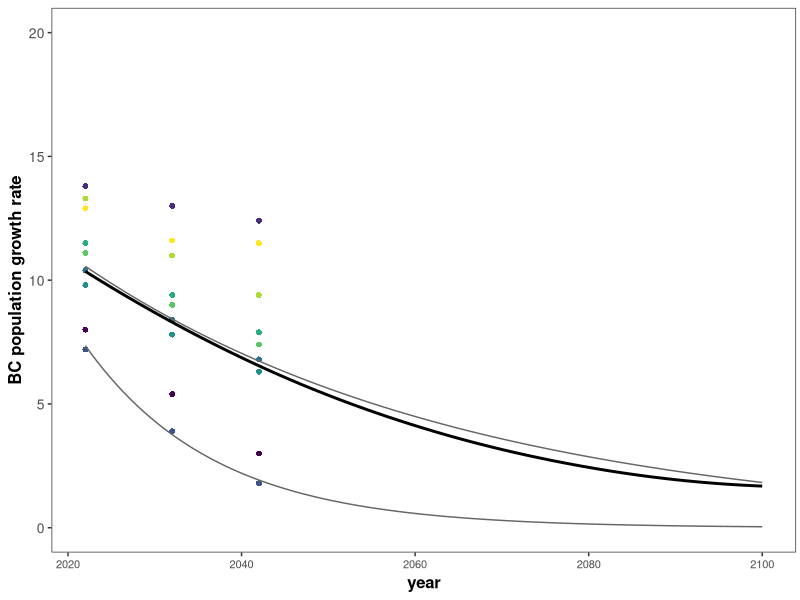

This figure's R source:
setwd("~/Downloads")
library(lme4)
library(ggplot2)
library(viridis)

data <- read.csv("popgrowth.csv")
data$scenario <- as.factor(data$scenario)
data$growth2 <- data$growthrate/100

#Fit the model
FIT <- glmer(growthrate ~ year + (year|scenario),
             family = Gamma(link="log"),
             data = data)

summary(FIT)

Logit_Fit <- function(x) {
  B_0 <- 52.4796834
  B_1 <- -0.0247877
  mu = exp(B_0 + B_1*x)
  mu
}

DATA <- data.frame(year = seq(2022,2100, 0.1),
                   growthrate = Logit_Fit(seq(2022,2100, 0.1)))



DATA2 <- data.frame(year = seq(2022,2100, 0.1),
                    scenario = "LG")

DATA3 <- data.frame(year = seq(2022,2100, 0.1),
                    scenario = "M1")

DATA2$LG <- predict(FIT, newdata = DATA2, type = "response")
DATA2$M1 <- predict(FIT, newdata = DATA3, type = "response")

#FIG <- 
ggplot() +
  geom_point(data = data, aes(y = growthrate, x = year, col = scenario),
             alpha = 1, stroke = 0, shape=16, size = 2) +
  geom_smooth(data = DATA, aes(x = year, y = growthrate), se = F, span = 1.5, col = "black") +
  geom_line(data = DATA2, aes(x = year, y = LG), se = F, span = 1.5, col = "grey40", size = 0.5) +
  geom_line(data = DATA2, aes(x = year, y = M1), se = F, span = 1.5, col = "grey40", size = 0.5) +
  
  scale_y_continuous(limits = c(0,20), expand = c(0,1)) +
  #scale_x_continuous(breaks = c(1985, 1990, 1995, 2000, 2005, 2010, 2015)) +
  scale_color_viridis(discrete = T) +
  ylab("BC population growth rate") +
  theme_bw() +
  theme(panel.grid.major = element_blank(),
        panel.grid.minor = element_blank(),
        axis.title.y = element_text(size=12, family = "sans", face = "bold"),
        axis.title.x = element_text(size=12, family = "sans", face = "bold"),
        axis.text.y = element_text(size=10, family = "sans"),
        axis.text.x  = element_text(size=8, family = "sans"),
        plot.title = element_text(hjust = -0.05, size = 12, family = "sans", face = "bold"),
        legend.position = "none",
        panel.background = element_rect(fill = "transparent"),
        plot.background = element_rect(fill = "transparent", color = NA),
        plot.margin = unit(c(0.2,0.1,0.2,0.2), "cm"))
